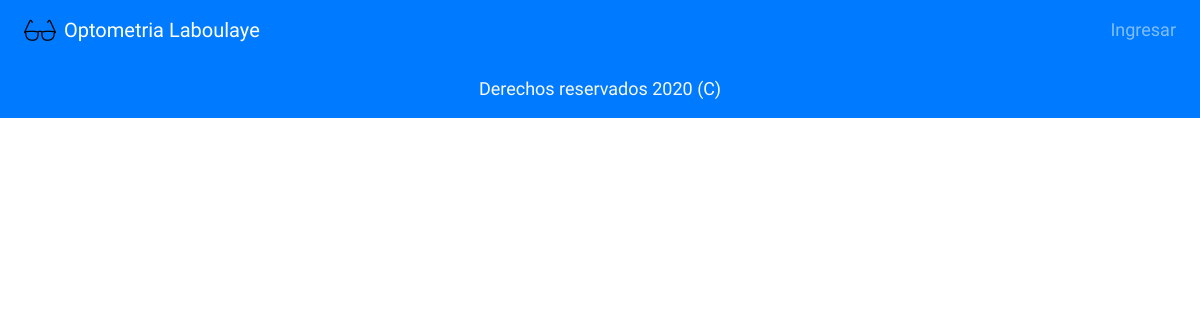
/optometrialbye/paciente/detalle, run on an earlier commit of the app's database.
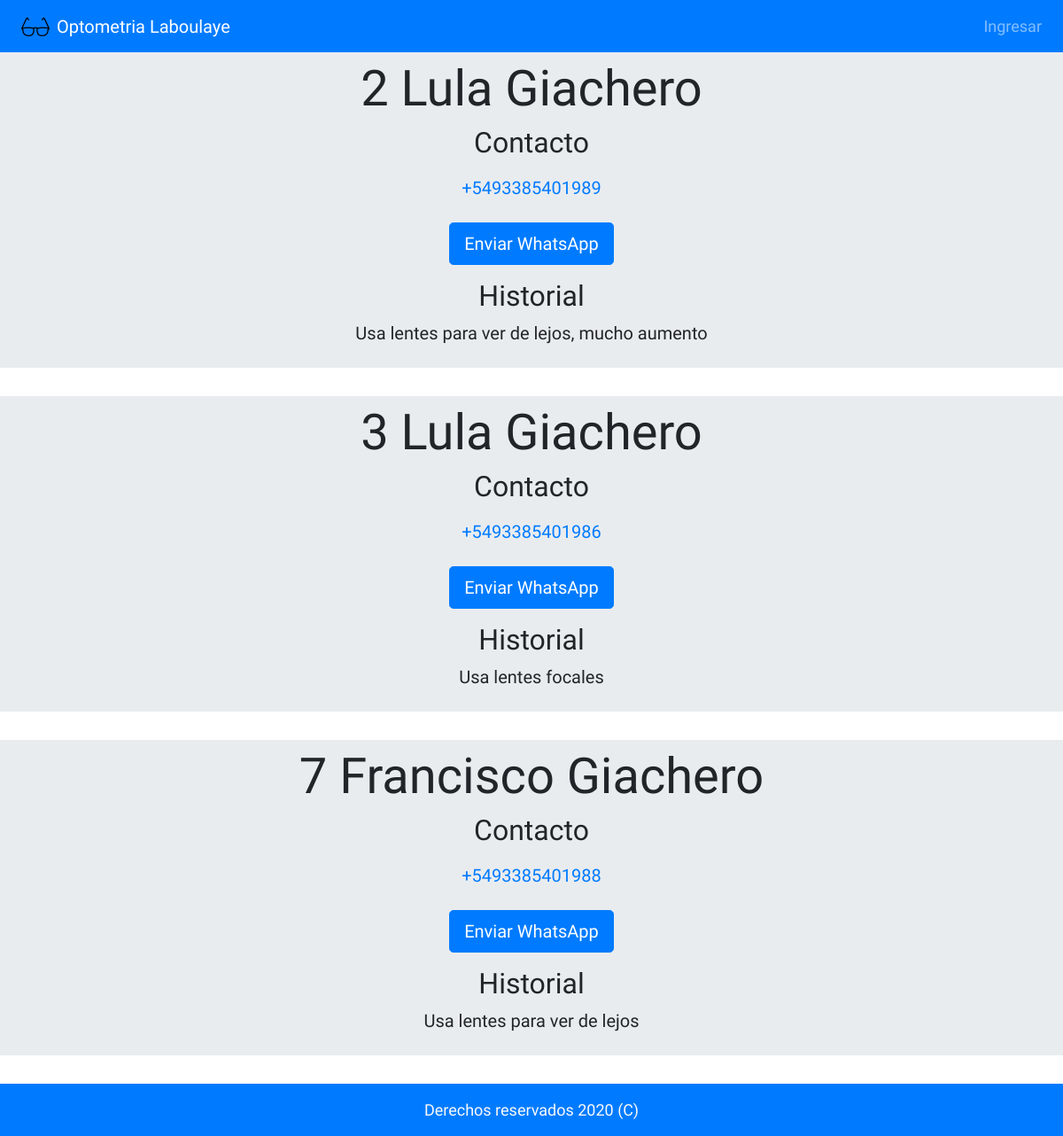
And on a later commit of the database.
### optometrialbye/models.py (models this page shows, shortened)
class Pacientes(models.Model):
    nombre = models.CharField(max_length= 100)
    apellido = models.CharField(max_length= 100)
    genero = models.CharField(max_length= 2, choices= genero_opciones)
    celular_regex = RegexValidator(regex=r'^\+?549?\d{10}$', message = "Número debe ser ingresado en formato '+549XXXXXXXXXX'.")
    celular = models.CharField("Celular", validators=[celular_regex], max_length = 14, unique = True)
    historial = models.CharField( 'Historial', max_length=200, blank= True)
    class Meta:
        ordering = ['apellido']

### optometrialbye/views.py (the view)
# urls.py: path('paciente/detalle', views.DetallePaciente, name = 'detalle_paciente'),
def DetallePaciente (request):
    pacientes = Pacientes.objects.all()
    return render(request, "optolbye/detalle_paciente.html", {"pacientes" : pacientes})

### optometrialbye/templates/optolbye/detalle_paciente.html (shortened to what this page needs)
{% extends 'optolbye/base.html' %}
{% load static %}
{% block body %}
    {% for paciente in pacientes %}
<div class="jumbotron jumbotron-fluid text-center py-2">
    <div class="container">
        <h1 class="display-4">{{paciente.id}} {{ paciente.nombre }} {{ paciente.apellido }}</h1>
        <h2 class="display-5">Contacto</h2>
        <p class="lead">
            <a class="nav-item nav-link" href="Cel: {{ paciente.celular }}">{{ paciente.celular }}</a>
        </p>
        <p class="lead">
            <a class="btn btn-primary btn-lg" href="https://wa.me/{{ paciente.celular }}" >Enviar WhatsApp</a>
        </p>
        <h2 class="display-5">Historial</h2>
        <p class="lead">{{ paciente.historial }}</p>
    </div>
</div>
    {% endfor %}
{% endblock  %}
{% block footer %}
<footer class="py-3 bg-primary ">
    <div class="container">
      <p class="m-0 text-light text-center">Derechos reservados 2020 (C)</p>
    </div>
</footer>
{% endblock %}

What changed in the data, as far as the page shows it:
added Pacientes: id "2", nombre "Lula", apellido "Giachero", celular "+5493385401989", historial "Usa lentes para ver de lejos, mucho aumento"
added Pacientes: id "3", nombre "Lula", apellido "Giachero", celular "+5493385401986", historial "Usa lentes focales"
added Pacientes: id "7", nombre "Francisco", apellido "Giachero", celular "+5493385401988", historial "Usa lentes para ver de lejos"
